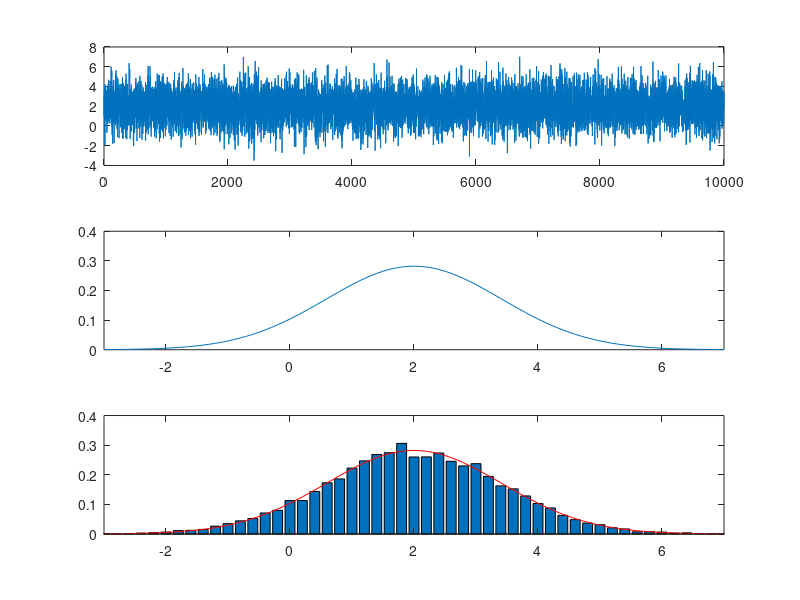
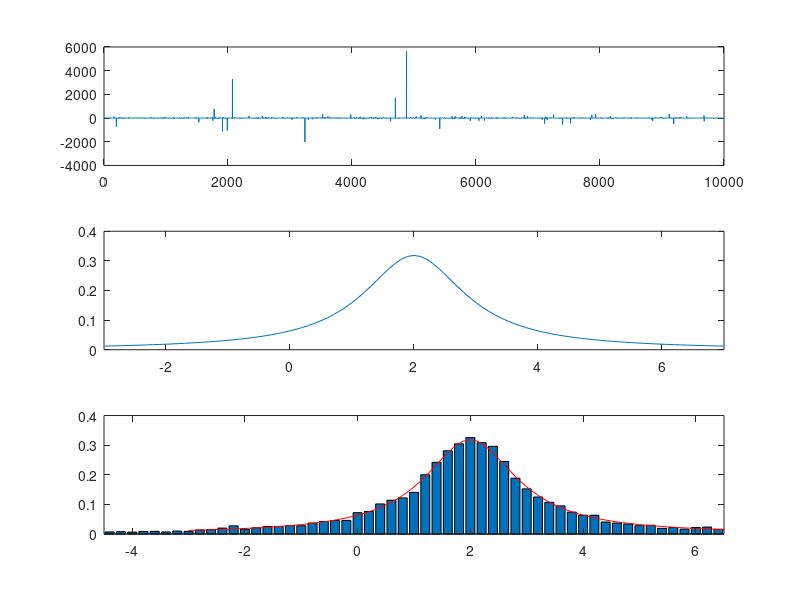

MATLAB code to generate these figures, in order:
N = 10000;

x = -3:0.1:7; %jakis przedzial
mg = 2;   % mean value
varg = 2; % variance

gaus = mg + sqrt(varg)*randn(N,1);

gauspdf = (1/(sqrt(2*pi*varg)))*exp(-((x - mg).^2)/(2*varg)); %wzor z wikipedii/wykladu

figure(1)

subplot(3,1,1);
plot(gaus);

subplot(3,1,2);
plot(x,gauspdf);
axis([-3 7 0 0.4]);

subplot(3,1,3);
left=-3; width=0.2; right=7;  %istogram i normalizacja slupkow
bins=[left:width:right]; 
[yvalues,xvalues]=hist(gaus,bins);
yvalues=yvalues/(N*width);
bar(xvalues,yvalues);
axis([-3 7 0 0.4]);

hold on 
plot(x,gauspdf,'r');
hold off


a = 2;  % parametr lokalizacji (szczyt funkcji PDF będzie nad tą wartością)
b = 1;  % parametr skali (jak wysoki będzie pik)
gaus2 = randn(N,1);
cauchy = a + b*tan(pi*(gaus2 - 0.5)); % wzór z wikipedii angielskiej(pozycja Quantile w tabelce po prawej)
% cauchy = (randn(N,1))./(randn(N,1));  %sposób z wykładu(ale nie wiedziałem jak ustawić a i b)
cauchypdf = 1./(pi*b*(1 + ((x-a)./b).^2));  %wzór z wikipedii (pozycja PDF w tabelce po prawej) 

figure(2)
subplot(3,1,1);
plot(cauchy);

subplot(3,1,2);
plot(x,cauchypdf);
axis([-3 7 0 0.4]);

subplot(3,1,3);
left=-5; width=0.2; right=7;  %istogram i normalizacja
bins=[left:width:right]; 
[yvalues,xvalues]=hist(cauchy,bins);
yvalues=yvalues/(N*width);
bar(xvalues,yvalues);
axis([left+0.5 right-0.5 0 0.4]);

hold on 
plot(x,cauchypdf,'r');
hold off
